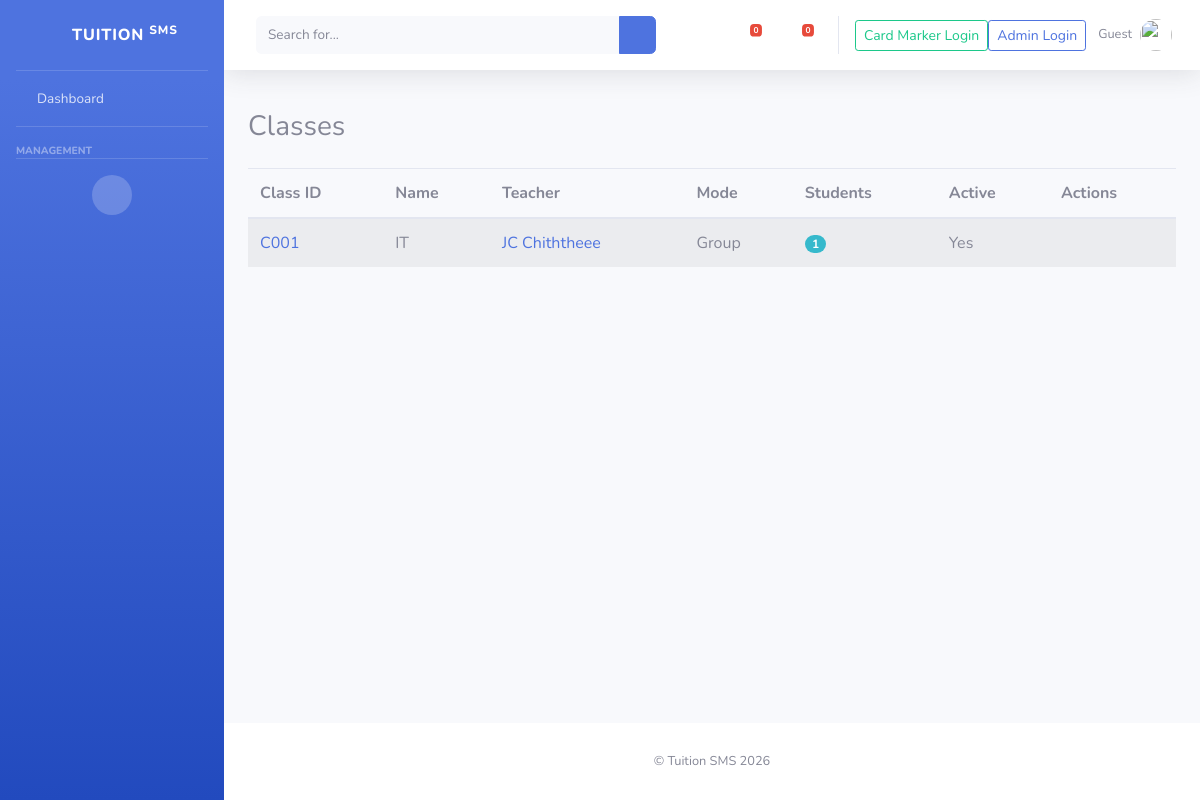
/classes/, run on the app's committed database.
### academic_core/models.py (models this page shows, shortened)
class TuitionClass(models.Model):
    class_id = models.CharField(max_length=40, unique=True)
    name = models.CharField(max_length=200)
    description = models.TextField(blank=True)
    class_mode = models.CharField(max_length=20, choices=CLASS_MODE_CHOICES, default='group')
    fee_type = models.CharField(max_length=20, choices=FEE_TYPE_CHOICES, default='per_session')
    per_session_fee = models.DecimalField(max_digits=10, decimal_places=2, default=Decimal('0.00'))
    monthly_fee = models.DecimalField(max_digits=10, decimal_places=2, default=Decimal('0.00'))
    class_teacher = models.ForeignKey(
        Teacher,
        on_delete=models.SET_NULL,
        null=True,
        blank=True,
        related_name='tuition_classes'
    )
    capacity = models.PositiveIntegerField(default=10)
    active = models.BooleanField(default=True)
    class Meta:
        ordering = ['class_id']

class Teacher(models.Model):
    title = models.CharField(max_length=10, choices=TITLE_CHOICES, default='mr')
    first_name = models.CharField(max_length=120)
    last_name = models.CharField(max_length=120)
    profile_photo = models.ImageField(upload_to='teachers/photos/', null=True, blank=True)
    dob = models.DateField(null=True, blank=True)
    phone = models.CharField(max_length=32, blank=True)
    whatsapp = models.CharField(max_length=32, blank=True)
    email = models.EmailField(blank=True, null=True)
    user = models.OneToOneField(
        settings.AUTH_USER_MODEL,
        on_delete=models.SET_NULL,
        null=True,
        blank=True,
        related_name='teacher_profile'
    )
    is_active = models.BooleanField(default=True)
    class Meta:
        ordering = ['last_name', 'first_name']

### academic_core/templates_views.py (the view)
# urls.py: path('classes/', tv.TuitionClassListView.as_view(), name='class_list'),
class TuitionClassListView(ListView):
    model = TuitionClass
    template_name = 'academic_core/class_list.html'
    context_object_name = 'classes'
    queryset = TuitionClass.objects.all().order_by('class_id')

### academic_core/templates/academic_core/class_list.html (shortened to what this page needs)
{% extends 'academic_core/base.html' %}
{% block content %}
<div class="d-flex justify-content-between align-items-center mb-3">
  <h3>Classes</h3>
</div>
<table class="table table-striped">
  <thead>
    <tr>
      <th>Class ID</th>
      <th>Name</th>
      <th>Teacher</th>
      <th>Mode</th>
      <th>Students</th>
      <th>Active</th>
      <th>Actions</th>
    </tr>
  </thead>
  <tbody>
    {% for c in classes %}
      <tr>
        <td><a href="{% url 'academic_core:class_detail' c.pk %}">{{ c.class_id }}</a></td>
        <td>{{ c.name }}</td>
        <td>
          {% if c.class_teacher %}
            <a href="{% url 'academic_core:teacher_detail' c.class_teacher.pk %}">
              {{ c.class_teacher.first_name }} {{ c.class_teacher.last_name }}
            </a>
          {% else %}
            &mdash;
          {% endif %}
        </td>
        <td>{{ c.get_class_mode_display }}</td>
        <td>
          <span class="badge badge-pill badge-info">{{ c.students.count }}</span>
        </td>
        <td>{% if c.active %}Yes{% else %}No{% endif %}</td>
        <td>
        </td>
      </tr>
    {% empty %}
      <tr><td colspan="7">No classes found.</td></tr>
    {% endfor %}
  </tbody>
</table>
{% endblock %}

### data on the page
TuitionClass: class_id "C001", name "IT", class_teacher.first_name "JC", class_teacher.last_name "Chiththeee", class_mode "Group", students.count "1", active "Yes"

### other printed values
{{ alerts_count|default:"0" }} "0"
{{ messages_count|default:"0" }} "0"
